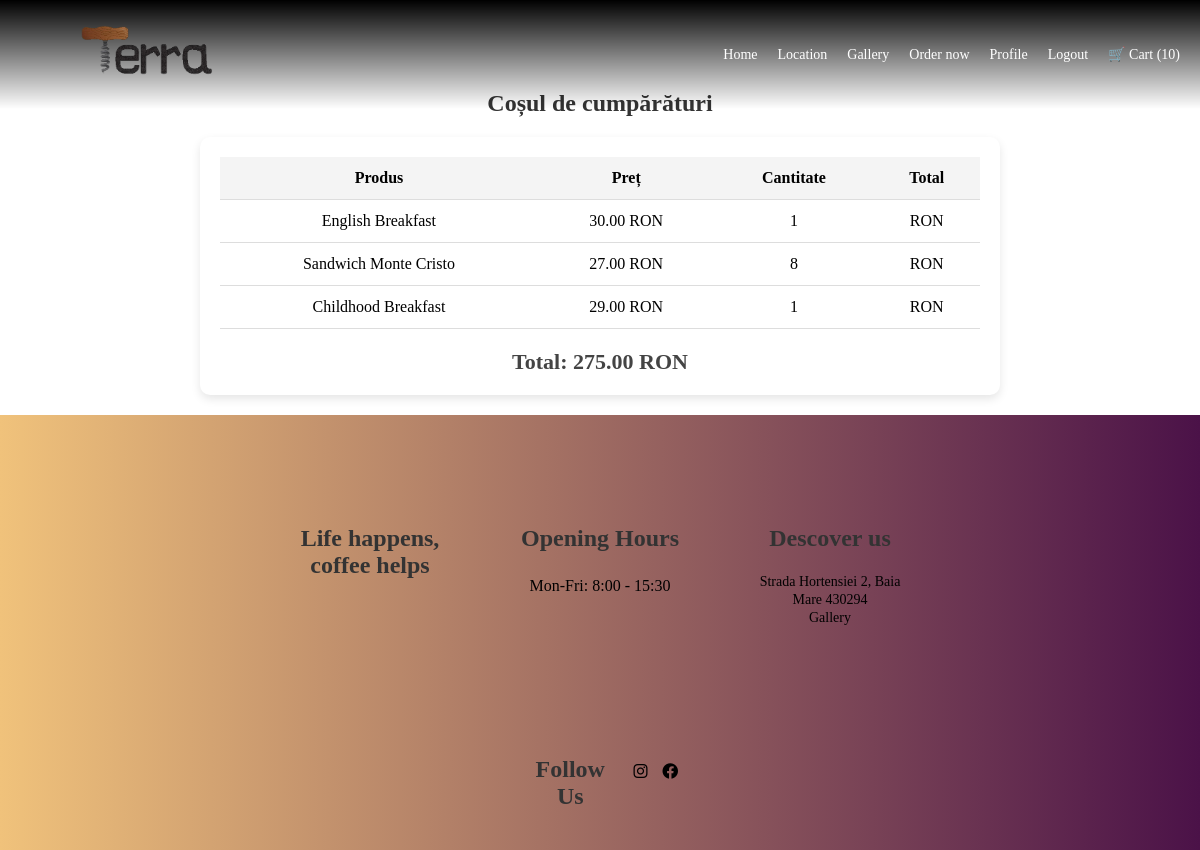
The app's page /cart/ (signed in), older data.
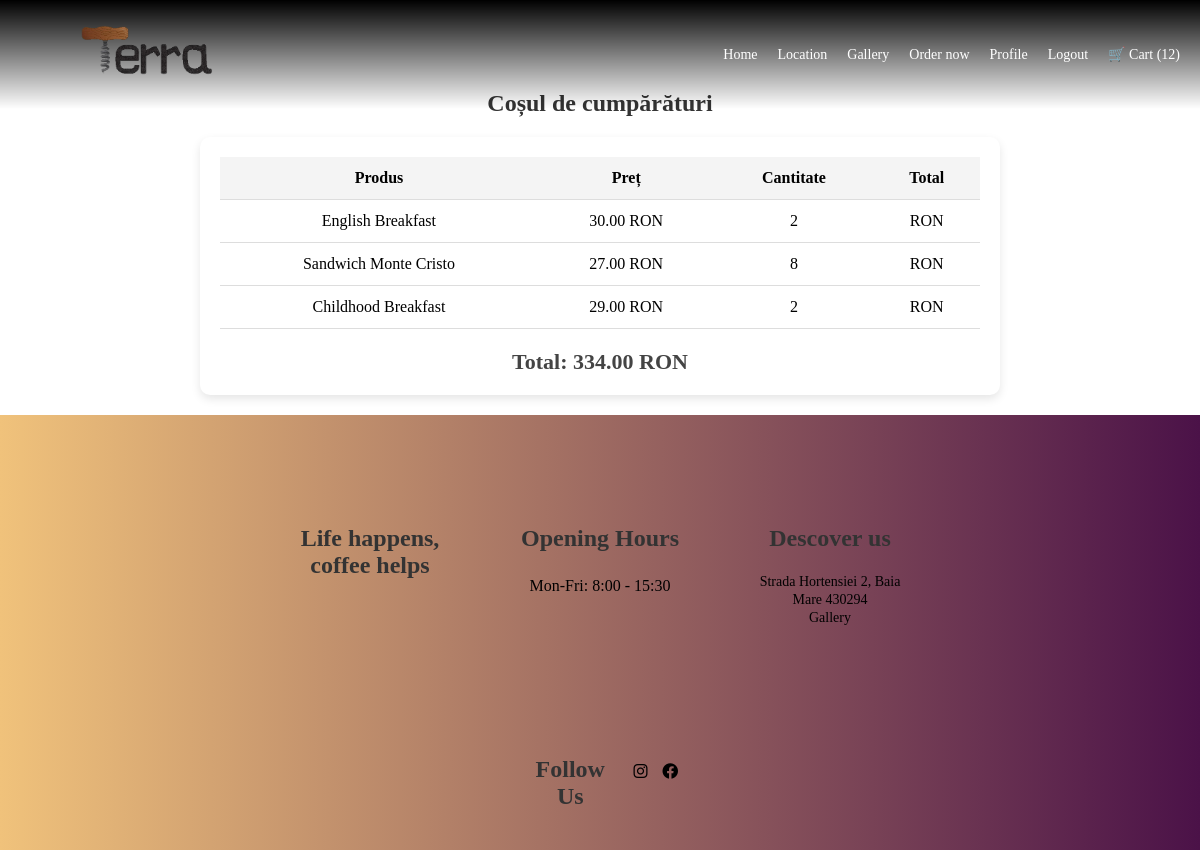
The same page, newer data.
### cart/models.py (models this page shows, shortened)
class Cart(models.Model):
    product = models.ForeignKey(Product, on_delete=models.CASCADE)
    quantity = models.PositiveIntegerField(default=0)
    user = models.ForeignKey(Customer, on_delete=models.CASCADE)
    date_added = models.DateTimeField(auto_now_add=True)

### order_app/models.py (models this page shows, shortened)
class Product( models.Model):
    product_name = models.CharField(max_length = 50)
    product_price = models.DecimalField(default=0, decimal_places = 2, max_digits = 5)
    product_category = models.ForeignKey(Category, on_delete = models.CASCADE, default="None")
    product_description = models.CharField(max_length = 300, default='', null=True)
    product_image = models.ImageField(upload_to='images_products')

### cart/views.py (the view)
# urls.py: path('', views.cart_view, name='cart_view'),
def cart_view(request):
    if request.user.is_authenticated:
        cart_items = Cart.objects.filter(user=request.user)
    else:
        cart_items = []
    total_price = sum(item.quantity * item.product.product_price for item in cart_items)
    return render(request, 'cart.html', {'cart_items': cart_items, 'total_price': total_price})

### cart/views.py (called while the page is built)
def cart_total_quantity(request): # for the context processor to show everywhere
    if request.user.is_authenticated:
        total_quantity = sum(item.quantity for item in Cart.objects.filter(user=request.user))
    else:
        total_quantity = 0
    return {'total_quantity': total_quantity}

### cart/templates/cart.html
{% extends 'base.html' %}
{% block content %}
<h2>Coșul de cumpărături</h2>
<div class="container-cart">
    {% if cart_items %}
        <table>
            <thead>
                <tr>
                    <th>Produs</th>
                    <th>Preț</th>
                    <th>Cantitate</th>
                    <th>Total</th>
                </tr>
            </thead>
            <tbody>
                {% for item in cart_items %}
                <tr>
                    <td>{{ item.product.product_name }}</td>
                    <td>{{ item.product.product_price }} RON</td>
                    <td>{{ item.quantity }}</td>
                    <td>{{ item.total_price }} RON</td>
                </tr>
                {% endfor %}
            </tbody>
        </table>
        <h3>Total: {{ total_price }} RON</h3>
    {% else %}
        <p class="empty-p">Coșul tău este gol.</p>
    {% endif %}
</div>
{% endblock %}

Row changes from the older to the newer data that the page shows:
changed Cart "English Breakfast": quantity "1" → "2"
changed Cart "Childhood Breakfast": quantity "1" → "2"
Text that changed along with them:
{{ total_quantity }}: "10" → "12"
{{ total_price }}: "275.00" → "334.00"
